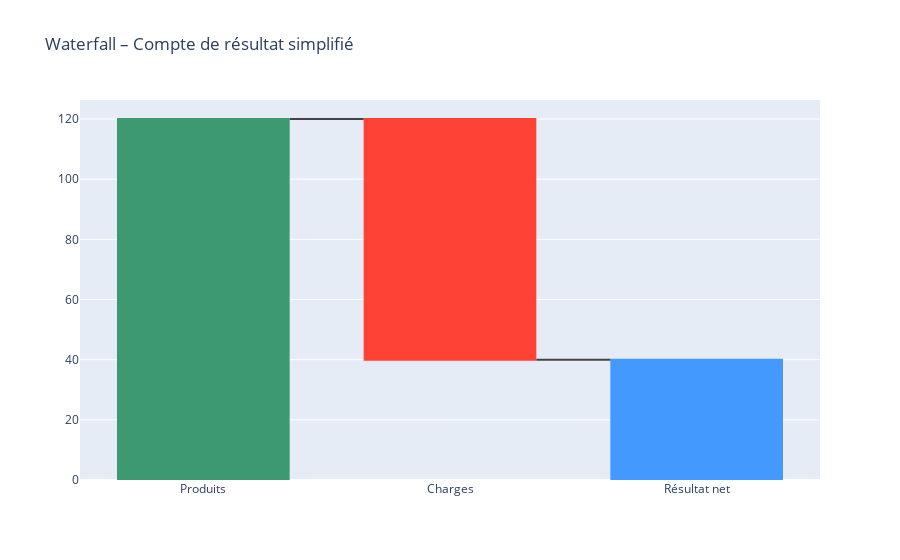

Notebook code for this chart:
### Code cell
fig = go.Figure(go.Waterfall(
    name="Cash-flow",
    orientation="v",
    measure=["relative", "relative", "total"],
    x=["Produits", "Charges", "Résultat net"],
    y=[120, -80, 0],
    textposition="outside"
))

fig.update_layout(
    title="Waterfall – Compte de résultat simplifié",
    waterfallgap=0.3
)

fig.show()

### Figure 1 — Plotly figure (JSON) as saved in the notebook; plotly's stock layout.template omitted (floating-point values rounded to 4 significant figures)
{"data": [{"measure": ["relative", "relative", "total"], "name": "Cash-flow", "orientation": "v", "textposition": "outside", "type": "waterfall", "x": ["Produits", "Charges", "Résultat net"], "y": [120, -80, 0]}], "layout": {"title": {"text": "Waterfall – Compte de résultat simplifié"}, "waterfallgap": 0.3}}
